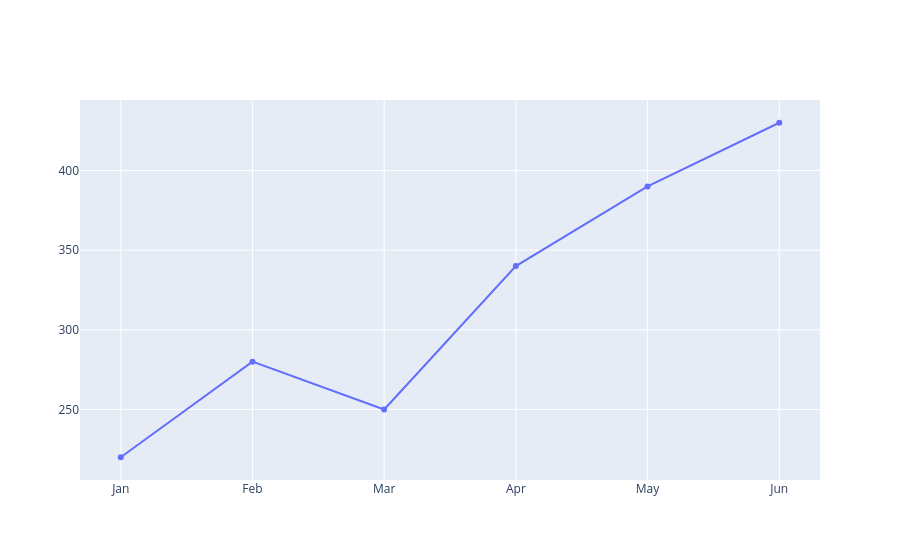

Notebook source saved alongside this figure:
### Code cell
df5 = pd.DataFrame({
    "Month": ["Jan", "Feb", "Mar", "Apr", "May", "Jun"],
    "Demand": [220, 280, 250, 340, 390, 430]
})

fig = go.Figure()

fig.add_trace(
    go.Scatter(
        x=df5["Month"],
        y=df5["Demand"],
        mode="lines+markers"
    )
)

fig.show()

### Figure 1 — Plotly figure (JSON) as saved in the notebook; plotly's stock layout.template omitted (floating-point values rounded to 4 significant figures)
{"data": [{"mode": "lines+markers", "type": "scatter", "x": ["Jan", "Feb", "Mar", "Apr", "May", "Jun"], "y": [220, 280, 250, 340, 390, 430]}], "layout": {}}
